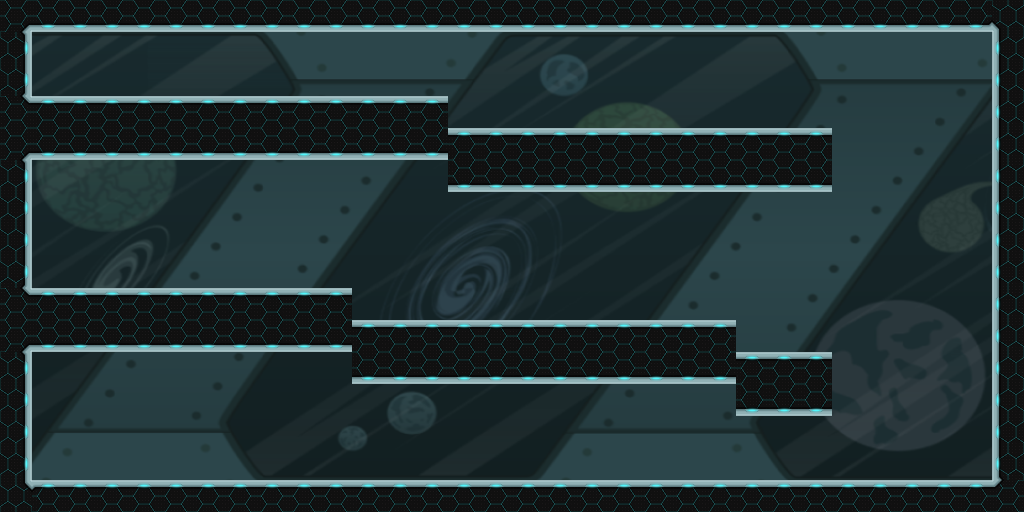

A level layout from a 2D game, rendered from its tile map. Below: a short description, then the map file with tile-grid data replaced by summaries:
An orthogonal 32x16 tile map with 32x32 px tiles, 2 tile layers (fondo, terrain), 3 tilesets and 100 objects.

<map version="1.2" tiledversion="1.2.3" orientation="orthogonal" renderorder="right-down" width="32" height="16" tilewidth="32" tileheight="32" infinite="0" nextlayerid="8" nextobjectid="103">
 <tileset firstgid="1" source="fondo.tsx" />
 <tileset firstgid="3" source="terreno.tsx" />
 <tileset firstgid="35" source="objects.tsx" />
 <layer id="2" name="fondo" width="32" height="16">
  <data>[512 cells, 1 non-empty, 1 distinct tile ids]</data>
 </layer>
 <layer id="1" name="terrain" width="32" height="16">
  <data>[512 cells, 192 non-empty, 5 distinct tile ids]</data>
 </layer>
 <objectgroup id="3" name="monedas">
  <object id="64" gid="66" x="864" y="128" width="32" height="32">
   <properties>
    <property name="moneda" value="" />
   </properties>
  </object>
  <object id="65" gid="66" x="896" y="160" width="32" height="32">
   <properties>
    <property name="moneda" value="" />
   </properties>
  </object>
  <object id="66" gid="66" x="928" y="192" width="32" height="32">
   <properties>
    <property name="moneda" value="" />
   </properties>
  </object>
  <object id="67" gid="66" x="896" y="224" width="32" height="32">
   <properties>
    <property name="moneda" value="" />
   </properties>
  </object>
  <object id="68" gid="66" x="864" y="256" width="32" height="32">
   <properties>
    <property name="moneda" value="" />
   </properties>
  </object>
  <object id="69" gid="66" x="896" y="288" width="32" height="32">
   <properties>
    <property name="moneda" value="" />
   </properties>
  </object>
  <object id="70" gid="66" x="928" y="320" width="32" height="32">
   <properties>
    <property name="moneda" value="" />
   </properties>
  </object>
  <object id="71" gid="66" x="896" y="352" width="32" height="32">
   <properties>
    <property name="moneda" value="" />
   </properties>
  </object>
  <object id="72" gid="66" x="864" y="384" width="32" height="32">
   <properties>
    <property name="moneda" value="" />
   </properties>
  </object>
  <object id="73" gid="66" x="896" y="416" width="32" height="32">
   <properties>
    <property name="moneda" value="" />
   </properties>
  </object>
  <object id="74" gid="66" x="928" y="448" width="32" height="32">
   <properties>
    <property name="moneda" value="" />
   </properties>
  </object>
  <object id="75" gid="66" x="960" y="480" width="32" height="32">
   <properties>
    <property name="moneda" value="" />
   </properties>
  </object>
  <object id="76" gid="66" x="544" y="256" width="32" height="32">
   <properties>
    <property name="moneda" value="" />
   </properties>
  </object>
  <object id="77" gid="66" x="544" y="288" width="32" height="32">
   <properties>
    <property name="moneda" value="" />
   </properties>
  </object>
  <object id="78" gid="66" x="544" y="320" width="32" height="32">
   <properties>
    <property name="moneda" value="" />
   </properties>
  </object>
  <object id="79" gid="66" x="352" y="256" width="32" height="32">
   <properties>
    <property name="moneda" value="" />
   </properties>
  </object>
  <object id="80" gid="66" x="384" y="288" width="32" height="32">
   <properties>
    <property name="moneda" value="" />
   </properties>
  </object>
  <object id="81" gid="66" x="64" y="416" width="32" height="32">
   <properties>
    <property name="moneda" value="" />
   </properties>
  </object>
  <object id="82" gid="66" x="96" y="416" width="32" height="32">
   <properties>
    <property name="moneda" value="" />
   </properties>
  </object>
  <object id="83" gid="66" x="128" y="416" width="32" height="32">
   <properties>
    <property name="moneda" value="" />
   </properties>
  </object>
  <object id="84" gid="66" x="288" y="448" width="32" height="32">
   <properties>
    <property name="moneda" value="" />
   </properties>
  </object>
  <object id="85" gid="66" x="288" y="416" width="32" height="32">
   <properties>
    <property name="moneda" value="" />
   </properties>
  </object>
  <object id="86" gid="66" x="320" y="480" width="32" height="32">
   <properties>
    <property name="moneda" value="" />
   </properties>
  </object>
  <object id="87" gid="66" x="512" y="448" width="32" height="32">
   <properties>
    <property name="moneda" value="" />
   </properties>
  </object>
  <object id="88" gid="66" x="512" y="480" width="32" height="32">
   <properties>
    <property name="moneda" value="" />
   </properties>
  </object>
  <object id="89" gid="66" x="608" y="128" width="32" height="32">
   <properties>
    <property name="moneda" value="" />
   </properties>
  </object>
  <object id="90" gid="66" x="672" y="128" width="32" height="32">
   <properties>
    <property name="moneda" value="" />
   </properties>
  </object>
  <object id="91" gid="66" x="544" y="128" width="32" height="32">
   <properties>
    <property name="moneda" value="" />
   </properties>
  </object>
  <object id="92" gid="66" x="736" y="128" width="32" height="32">
   <properties>
    <property name="moneda" value="" />
   </properties>
  </object>
  <object id="93" gid="66" x="480" y="128" width="32" height="32">
   <properties>
    <property name="moneda" value="" />
   </properties>
  </object>
  <object id="94" gid="66" x="800" y="128" width="32" height="32">
   <properties>
    <property name="moneda" value="" />
   </properties>
  </object>
  <object id="95" gid="66" x="256" y="256" width="32" height="32">
   <properties>
    <property name="moneda" value="" />
   </properties>
  </object>
  <object id="96" gid="66" x="256" y="224" width="32" height="32">
   <properties>
    <property name="moneda" value="" />
   </properties>
  </object>
  <object id="97" gid="66" x="224" y="224" width="32" height="32">
   <properties>
    <property name="moneda" value="" />
   </properties>
  </object>
  <object id="98" gid="66" x="224" y="256" width="32" height="32">
   <properties>
    <property name="moneda" value="" />
   </properties>
  </object>
  <object id="99" gid="66" x="192" y="256" width="32" height="32">
   <properties>
    <property name="moneda" value="" />
   </properties>
  </object>
  <object id="100" gid="66" x="192" y="224" width="32" height="32">
   <properties>
    <property name="moneda" value="" />
   </properties>
  </object>
  <object id="101" gid="66" x="32" y="416" width="32" height="32">
   <properties>
    <property name="moneda" value="" />
   </properties>
  </object>
 </objectgroup>
 <objectgroup id="4" name="puertas">
  <object id="1" gid="44" x="64" y="96" width="32" height="32">
   <properties>
    <property name="door" value="" />
    <property name="start" value="" />
   </properties>
  </object>
  <object id="2" gid="44" x="64" y="288" width="32" height="32">
   <properties>
    <property name="door" value="" />
    <property name="end" value="" />
   </properties>
  </object>
  <object id="3" gid="41" x="64" y="480" width="32" height="32">
   <properties>
    <property name="boton" value="" />
   </properties>
  </object>
  <object id="4" gid="3" x="800" y="288" width="32" height="32">
   <properties>
    <property name="desaparece" value="" />
    <property name="pared_i" value="" />
   </properties>
  </object>
  <object id="5" gid="3" x="800" y="224" width="32" height="32">
   <properties>
    <property name="desaparece" value="" />
    <property name="pared_i" value="" />
   </properties>
  </object>
  <object id="6" gid="3" x="800" y="256" width="32" height="32">
   <properties>
    <property name="desaparece" value="" />
    <property name="pared_i" value="" />
   </properties>
  </object>
  </objectgroup>
 <objectgroup id="5" name="trampas">
  <!-- 54 objects omitted --></objectgroup>
 <objectgroup id="6" name="enemies">
  <!-- 36 objects omitted --></objectgroup>
 <objectgroup id="7" name="suelo">
  <!-- 24 objects omitted --></objectgroup>
</map>
<!-- 56 of 100 objects omitted -->
